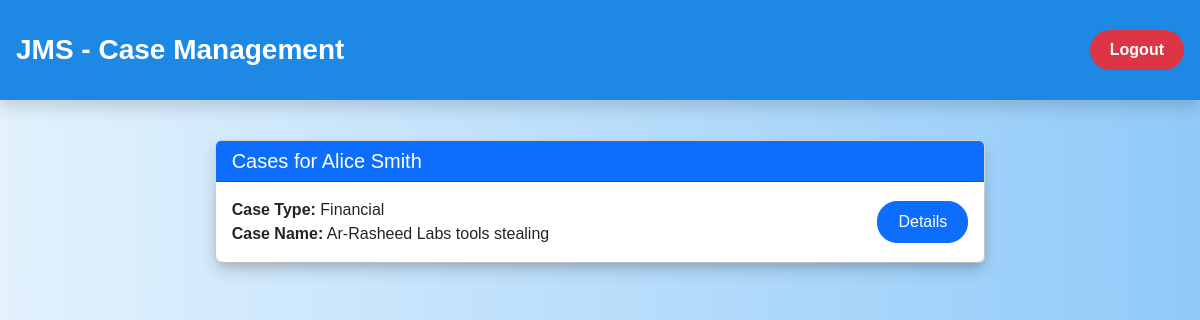
The page /Admin/admin_operations/view_user_case.php?UserID=1 on the database its author committed.
### tables this page shows
CREATE TABLE `users` (
  `UserID` int(11) NOT NULL,
  `Name` varchar(255) DEFAULT NULL,
  `Role` int(11) DEFAULT NULL,
  `Email` varchar(255) DEFAULT NULL,
  `Phone` int(9) DEFAULT NULL,
  `userpassword` varchar(255) DEFAULT NULL,
  `created_at` timestamp NOT NULL DEFAULT current_timestamp(),
  `Address` text DEFAULT NULL,
  `LastLogin` datetime DEFAULT NULL
);

CREATE TABLE `cases` (
  `CaseID` int(11) NOT NULL,
  `CaseState` enum('Open','Closed') DEFAULT 'Open',
  `DateFiled` timestamp NOT NULL DEFAULT current_timestamp(),
  `AssignedJudgeID` int(11) DEFAULT NULL,
  `UserID` int(11) DEFAULT NULL,
  `Case_Status` enum('Financial','Personal','Intellectual Property','Civil','Commercial','Family','Criminal','Electronic') DEFAULT NULL,
  `Name` varchar(100) DEFAULT NULL,
  `created_at` timestamp NOT NULL DEFAULT current_timestamp(),
  `Description` text DEFAULT NULL,
  `verdict` text DEFAULT NULL,
  `Modi_Req` varchar(255) DEFAULT NULL,
  `withdraw_ability` enum('1','2','3') NOT NULL
);

### Admin/admin_operations/view_user_case.php (the view, shortened to what this page needs)
<?php
$id = $_GET['UserID'];
global $conn;
$user_query = "SELECT * FROM users WHERE UserID='$id'";
$user_query_result = mysqli_query($conn, $user_query);
$user_query_row = mysqli_fetch_assoc($user_query_result);
$user_id = $user_query_row['UserID'];
$cases_query = "SELECT * FROM cases WHERE UserID=$user_id";
$cases_query_result = mysqli_query($conn, $cases_query);
?>
<!DOCTYPE html>
<html lang="en">
<head>
    <link href="https://cdn.jsdelivr.net/npm/bootstrap@5.3.3/dist/css/bootstrap.min.css" rel="stylesheet">
    <link rel="stylesheet" href="../css/all.min.css">
    <link rel="stylesheet" href="../css/Bondi.css">
</head>
<body>
    <nav class="navbar navbar-light shadow">
        <div class="container-fluid">
            <span class="navbar-brand mb-0">JMS - Case Management</span>
            <a href="../logout.php" class="btn logout-btn">Logout</a>
        </div>
    </nav>
    <div class="container-fluid mt-4">
        <div class="row justify-content-center">
            <div class="col-md-8">
                <div class="card shadow">
                    <div class="card-header bg-primary text-white">
                        <h5 class="card-title mb-0">Cases for <?php echo $user_query_row['Name']; ?></h5>
                    </div>
                    <div class="card-body p-0">
                        <div class="scrollable">
                            <ul class="list-group list-group-flush">
                                <?php
                                while ($row = mysqli_fetch_assoc($cases_query_result)) {
                                    echo "
                                    <li class='list-group-item'>
                                        <div class='d-flex justify-content-between align-items-center'>
                                            <div class='d-flex flex-column'>
                                                <span><strong>Case Type:</strong> {$row['Case_Status']}</span>
                                                <span><strong>Case Name:</strong> {$row['Name']}</span>
                                            </div>
                                            <a href='../../User/View_Case_Details.php?CaseID={$row['CaseID']}' class='btn btn-primary'>Details</a>
                                        </div>
                                    </li>
                                    ";
                                }
                                ?>
                            </ul>
                        </div>
                    </div>
                </div>
            </div>
        </div>
    </div>
</body>
</html>

### css/Bondi.css (style rules this page uses)
body { font-family: "Roboto", sans-serif; }

### Admin/admin_operations/view_user_case.php (style rules this page uses)
body { background: linear-gradient(to right, #e3f2fd, #90caf9); font-family: 'Arial', sans-serif; }
.navbar { background-color: #1e88e5 !important; box-shadow: 0 2px 4px rgba(0, 0, 0, 0.1); }
.navbar-brand { color: #ffffff !important; font-size: 1.75rem; font-weight: bold; }
.logout-btn { background-color: #dc3545; border: none; border-radius: 20px; padding: 8px 20px; color: white; font-weight: bold; }
.scrollable { max-height: 500px; overflow-y: auto; border-radius: 10px; background: #ffffff; box-shadow: 0 4px 6px rgba(0, 0, 0, 0.1); }
.list-group-item { border: none; border-bottom: 1px solid #ddd; padding: 1rem; }
.list-group-item:last-child { border-bottom: none; }
.btn-primary { border-radius: 20px; padding: 8px 20px; }
.container-fluid { padding: 1rem; }

### rows shown on the page
users: Name "Alice Smith"
cases: Case_Status "Financial", Name "Ar-Rasheed Labs tools stealing"
